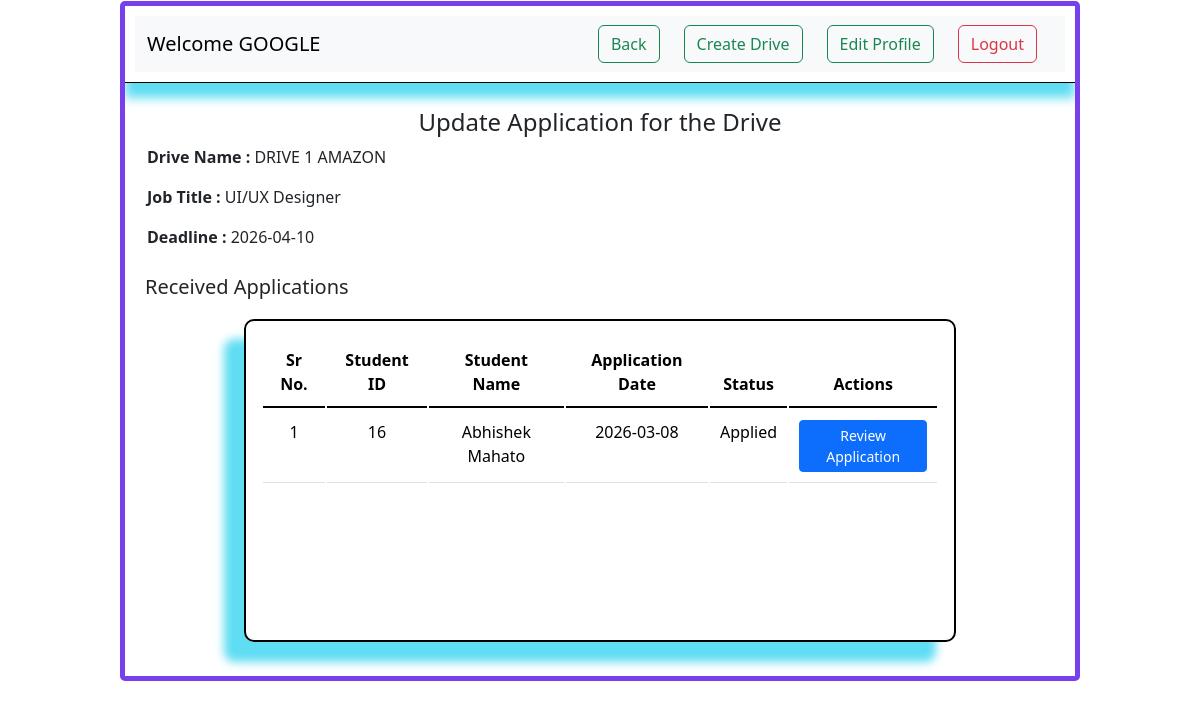
Before: /company/drive/4 (signed in) with the older database file.
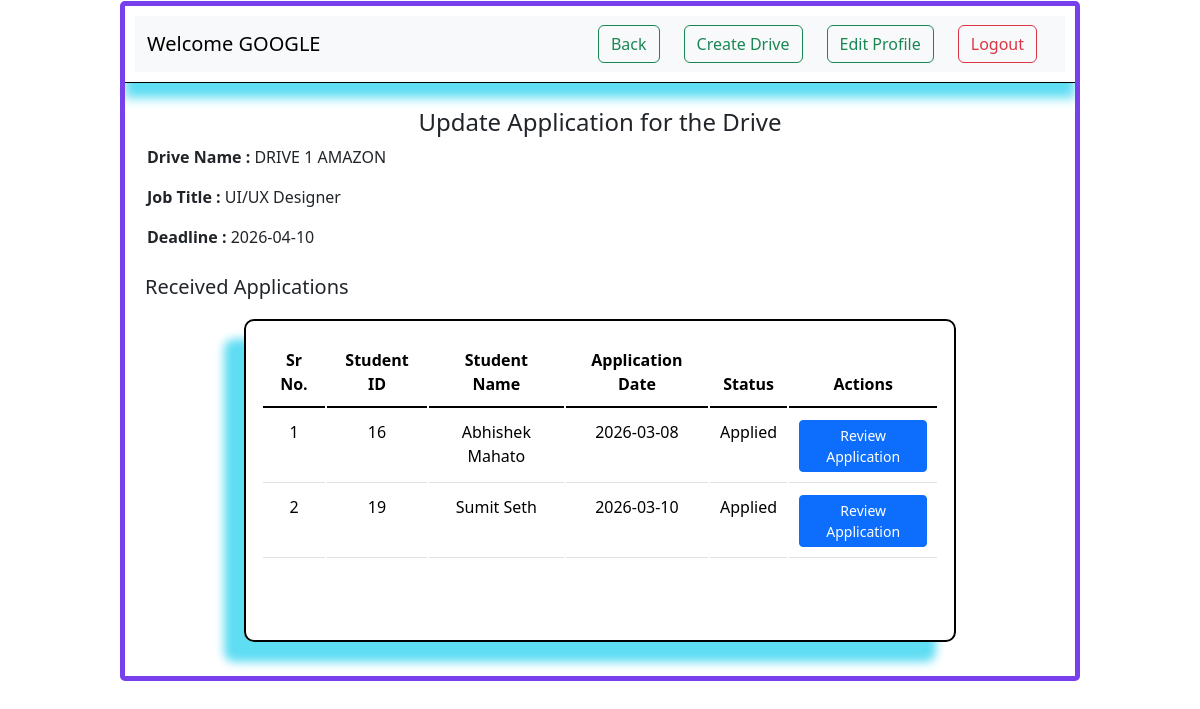
After: the same page with the newer database file.
### application/models.py (models this page shows)
class Application(db.Model) :
    id = db.Column(db.Integer, primary_key=True)
    student_id = db.Column(db.Integer, db.ForeignKey('user.id'), nullable=False)
    drive_id = db.Column(db.Integer, db.ForeignKey('placement_drive.id'), nullable=False)
    application_date = db.Column(db.Date)
    status = db.Column(db.String(50), default='Applied')           # 'Applied', 'Shortlisted', 'Selected', 'Rejected'
    remarks = db.Column(db.Text)
    __table_args__ = (db.UniqueConstraint('student_id', 'drive_id', name='unique_application'),)     #to prevent duplicate applications

class User(db.Model) :
    id = db.Column(db.Integer, primary_key=True)
    username = db.Column(db.String(150), unique=True, nullable=False)
    email = db.Column(db.String(100), unique=True, nullable=False)
    password = db.Column(db.String(150), nullable=False)
    role = db.Column(db.String(20), nullable=False)    # 'admin', 'student', 'company'
    is_active = db.Column(db.Boolean, default=True)
    age = db.Column(db.Integer)
    gender = db.Column(db.String(20))
    department = db.Column(db.String(100))
    cgpa = db.Column(db.Float)
    resume = db.Column(db.String(200))
    brief = db.Column(db.Text)
    headquarter = db.Column(db.String(200))
    website = db.Column(db.String(200))
    hr_contact = db.Column(db.String(150))
    is_approved = db.Column(db.Boolean, default=False)
    applications = db.relationship('Application', backref='student', cascade='all, delete')  #If student is deleted -> applications also deleted.
    drives = db.relationship('PlacementDrive', backref='company', cascade="all, delete")     #If company is deleted -> drives also deleted

### application/controllers.py (the view)
@app.route("/company/drive/<int:drive_id>")
def cmp_view_drive_details(drive_id) :
    if 'user_id' not in session or session.get('role') != 'company':
        return redirect(url_for('login'))
    company = User.query.get(session['user_id'])
    student = User.query.get(session['user_id'])
    drive = PlacementDrive.query.get(drive_id)
    application = Application.query.filter_by(drive_id=drive_id).all()
    return render_template("company_received_application.html", company=company, student=student, drive=drive, application=application)

### templates/company_received_application.html (shortened to what this page needs)
<!DOCTYPE html>
<html lang="en">
<head>
    <link rel="stylesheet" href="{{ url_for('static', filename='style.css') }}">
    <link href="https://cdn.jsdelivr.net/npm/bootstrap@5.3.8/dist/css/bootstrap.min.css"
    rel="stylesheet">
</head>
<body>
    <div id="main">
        <div id="canvas">
            <div id="top">
                <nav class="navbar navbar-expand-lg bg-body-tertiary">
                <div class="container-fluid">
                    <a class="navbar-brand">Welcome {{company.username}}</a>
                    <div class="collapse navbar-collapse" id="navbarSupportedContent">
                        <ul class="navbar-nav ms-auto mb-2 mb-lg-0">
                            <li class="nav-item mx-2">
                                <a class="btn btn-outline-success me-2" href="{{ url_for('company') }}">Back</a>
                            </li>
                            <li class="nav-item mx-2">
                                <a class="btn btn-outline-success me-2" href="{{ url_for('create_drive') }}">Create Drive</a>
                            </li>
                            <li class="nav-item mx-2">
                                <a class="btn btn-outline-success me-2" href="{{ url_for('cmp_edit_profile') }}">Edit Profile</a>
                            </li>
                            <li class="nav-item mx-2">
                                <a class="btn btn-outline-danger me-2" href="{{ url_for('logout') }}">Logout</a>
                            </li>
                        </ul>
                    </div>
                </div>
                </nav>
            </div><br>
            <div id="content">
                <div class="text-center"><br>
                    <h4>Update Application for the Drive</h4>
                </div>
                <div id="jt">
                    <p><strong>Drive Name : </strong>{{ drive.name }}</p>
                    <p><strong>Job Title : </strong>{{ drive.job_title }}</p>
                     <p><strong>Deadline : </strong>{{ drive.application_deadline }}</p>
                </div>
                <h5 class="headings">Received Applications</h5>
                <div id="inside-content">
                    <div id="table">
                        <table class="table">
                            <thead>
                                <tr>
                                    <th scope="col">Sr No.</th>
                                    <th scope="col">Student ID</th>
                                    <th scope="col">Student Name</th>
                                    <th scope="col">Application Date</th>
                                    <th scope="col">Status</th>
                                    <th scope="col">Actions</th>
                                </tr>
                            </thead>
                            <tbody>
                                {% for application in application %}
                                <tr>
                                    <td>{{ loop.index }}</td>
                                    <td>{{ application.student.id }}</td>
                                    <td>{{ application.student.username }}</td>
                                    <td>{{ application.application_date }}</td>
                                    <td>{{ application.status }}</td>
                                    <td>
                                        <a href="{{ url_for('review', app_id=application.id, drive_id=application.drive_id) }}"
                                            class="btn btn-primary btn-sm">
                                            Review Application
                                        </a>
                                    </td>
                                </tr>
                                {% endfor %}
                            </tbody>
                        </table>
                    </div>
                </div><br>
            </div>
        </div>
    </body>
</html>

Changed rows visible on the page:
added Application: student.id "19", student.username "Sumit Seth", application_date "2026-03-10", status "Applied"
